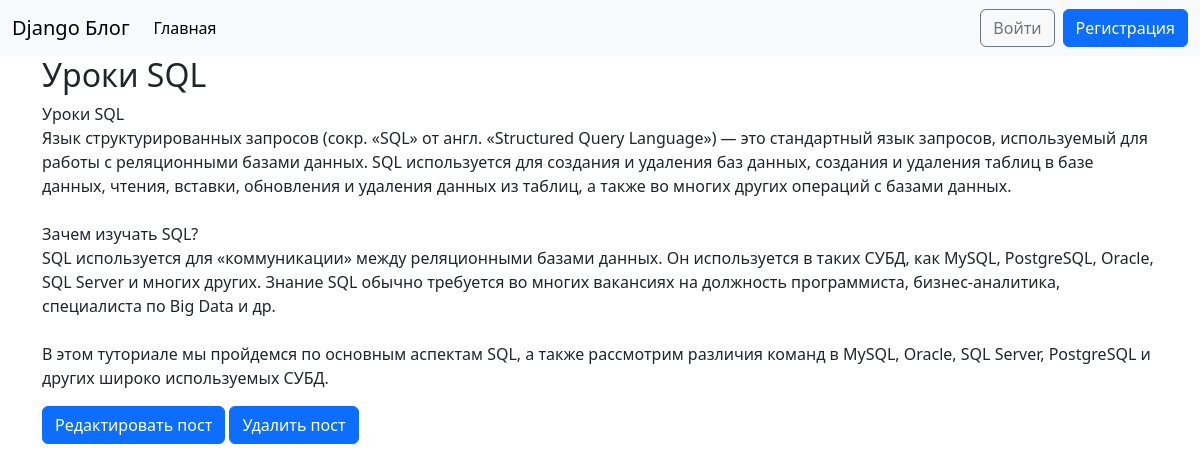
/post/5/, run on the app's committed database.
### blog/models.py (models this page shows, shortened)
class Post(models.Model):
    title = models.CharField(max_length=200)
    author = models.ForeignKey(
        'auth.User',
        on_delete=models.CASCADE,
    )
    body = models.TextField()

### blog/views.py (the view)
# urls.py: path('post/<int:pk>/', BlogDetailView.as_view(), name='post_detail'),
class BlogDetailView(DetailView):
    model = Post
    template_name = 'post_detail.html'

### templates/post_detail.html
{% extends 'base.html' %}
{% block content %}
  <div class="post-entry">
    <h2>{{ object.title }}</h2>
    <p>{{ object.body|linebreaksbr }}</p>
  </div>
  <a href="{% url 'post_edit' post.pk %}" class="btn btn-primary">Редактировать пост</a>
  <a href="{% url 'post_delete' post.pk %}" class="btn btn-primary">Удалить пост</a>
{% endblock %}

### data on the page
Post: title "Уроки SQL", body "Уроки SQL Язык структурированных запросов (сокр. «SQL» от англ. «Structured Query Language») — это стандартный язык запросов, используемый для работы с реляционными базами данных. SQL используется для создания и удаления баз данных, создания и удаления таблиц в базе данных, чтения, вставки, обновления и удаления данных из таблиц, а также во многих других операций с базами данных. Зачем изучать SQL? SQL используется для «коммуникации» между реляционными базами данных. Он используется в таких СУБД, как MySQL, PostgreSQL, Oracle, SQL Server и многих других. Знание SQL обычно требуется во многих вакансиях на должность программиста, бизнес-аналитика, специалиста по Big Data и др. В этом…"
